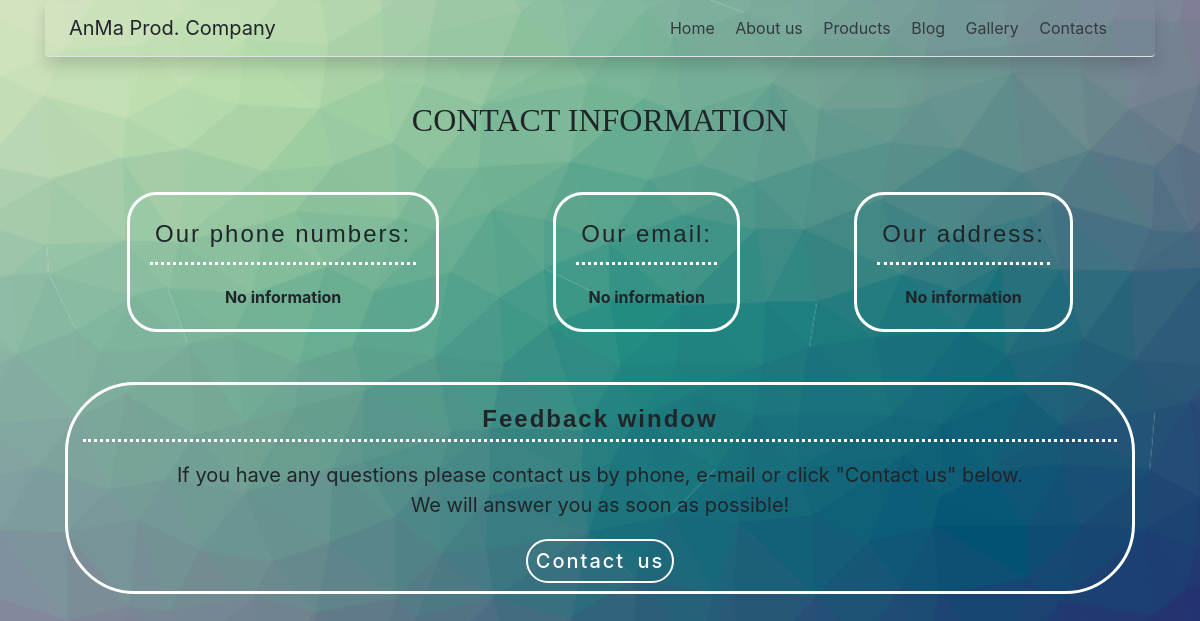
The page /contacts/ on the database as committed earlier.
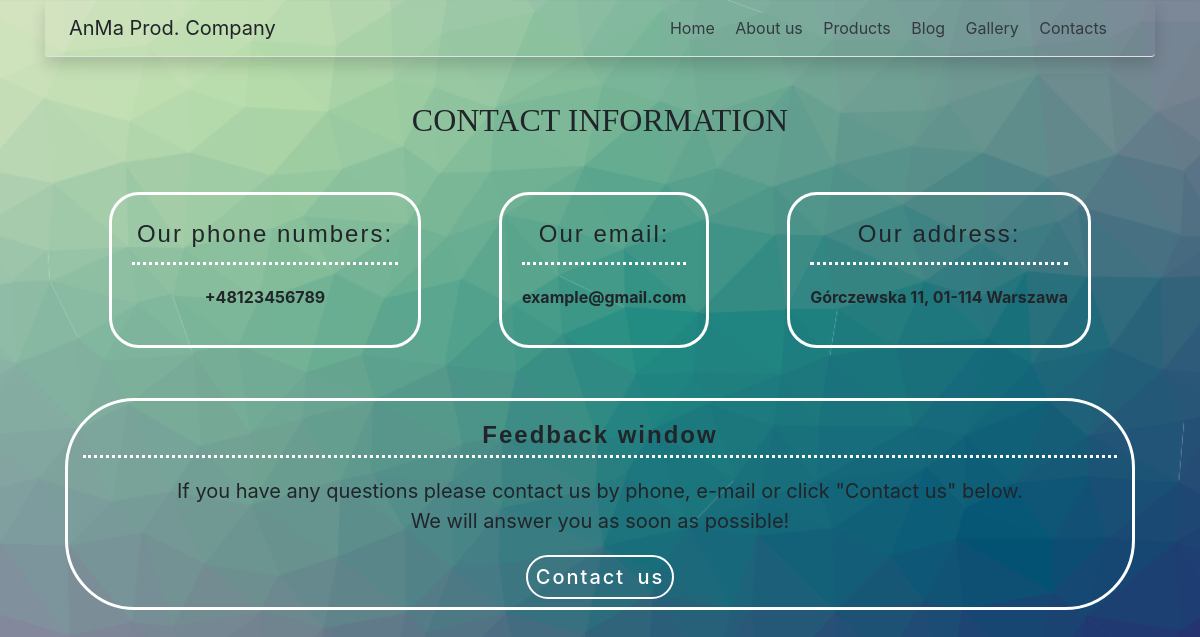
The same page on the database as committed later.
### contacts/models.py (models this page shows, shortened)
class Phone(models.Model):
	phone = models.CharField('telephon', max_length=15)
	class Meta:
		verbose_name = 'Телефон'
		verbose_name_plural = 'Телефоны'

class Mail(models.Model):
	mail = models.CharField('mail', max_length=30)
	class Meta:
		verbose_name = 'Мейл'
		verbose_name_plural = 'Мейлы'

class Address(models.Model):
	address = models.CharField('address', max_length=100)
	class Meta:
		verbose_name = 'Адресс'
		verbose_name_plural = 'Адресса'

### contacts/views.py (the view)
# urls.py: path('', views.search, name='contacts-search'),
def search(request):
	tel = Phone.objects.all()
	email = Mail.objects.all()
	adrs = Address.objects.all()
	return render(request, 'contacts/contacts.html', {'tel':tel, 'email':email, 'adrs':adrs})

### contacts/templates/contacts/contacts.html (shortened to what this page needs)
{% extends 'base.html' %}
{% load static %}
{% block content %}
  <div class='contacts-main'><h2>Contact Information</h2></div>
  <div class='contacts'>
    <div class='contacts-body'>
      <div class='contacts-header'><h4>Our phone numbers:</h4></div>
      <div class='contacts-info'>
          {% if tel %}
            {% for a in tel %}
              <p>{{a.phone}}<br></p>
            {% endfor %}
          {% else %}
            No information
          {% endif %}
      </div>
    </div>
    <div class='contacts-body'>
      <div class='contacts-header'><h4>Our email:</h4></div>
      <div class='contacts-info'>
          {% if email %}
            {% for a in email %}
              <p>{{a.mail}}<br></p>
            {% endfor %}
          {% else %}
            No information
          {% endif %}
      </div>
    </div>
    <div class='contacts-body'>
      <div class='contacts-header'><h4>Our address:</h4></div>
      <div class='contacts-info'>
          {% if adrs %}
            {% for a in adrs %}
              <p>{{a.address}}</p>
            {% endfor %}
          {% else %}
            No information
          {% endif %}
      </div>
    </div>
  </div>
  <div class="feedback">
    <h4 class="feedback-header">Feedback window</h4>
    <p class="feedback-body">If you have any questions please contact us by phone, e-mail or click "Contact us" below. <br> We will answer you as soon as possible!</p>
    <a href="#" class="feedback-btn">Contact us</a>
  </div>
{% endblock %}

### main/templates/base.html (shortened to what this page needs)
<!DOCTYPE html>
{% load static %}
<html lang="en">
<head>
    <link rel="stylesheet" href="https://stackpath.bootstrapcdn.com/bootstrap/4.5.2/css/bootstrap.min.css">
	<link rel="stylesheet" href="{% static 'css/styles.css' %}">
</head>
<body>
<div class="container">
    <div class='d-flex flex-column flex-md-row align-items-center p-3 px-md-4 mb-3 bg-LightSkyBlue border-bottom shadow p-3 mb-4 rounded'>
      <h5 class='my-0 mr-md-auto font-weight-normal'>
        AnMa Prod. Company
      </h5>
      <nav class='my-2 my-md-0 mr-md-3'>
        <a class='p-2 text-dark' href="/">Home</a>
        <a class='p-2 text-dark' href="/info">About us</a>
        <a class='p-2 text-dark' href="/services">Products</a>
        <a class='p-2 text-dark' href="/blog">Blog</a>
        <a class='p-2 text-dark' href="/gallery">Gallery</a>
        <a class='p-2 text-dark' href="/contacts">Contacts</a>
      </nav>
    </div>
    {% block content %}{% endblock %}
</div>
</body>
</html>

### static/css/styles.css (style rules this page uses)
body { background-image: url('/static/img/fon.png'); background-size: cover; }
@media (min-width: 576px) { .container, .container-sm { max-width: 540px; } }
@media (min-width: 768px) { .container, .container-sm, .container-md { max-width: 720px; } }
@media (min-width: 992px) { .container, .container-sm, .container-md, .container-lg { max-width: 960px; } }
@media (min-width: 1200px) { .container, .container-sm, .container-md, .container-lg, .container-xl { max-width: 1140px; } }
.contacts-main { margin: 10px; padding: 20px; font-family: serif; text-align: center; text-transform: uppercase; }
.contacts { display: flex; justify-content: space-around; margin: 15px; padding: 10px; }
.contacts-body { padding: 20px; border-style: solid; border-radius: 30px; border-color: white; }
.contacts-header { font-family: sans-serif; text-align: center; letter-spacing: 2px; padding: 5px; border-bottom: dotted white; }
.contacts-info { text-align: center; font-weight: bold; padding-top: 20px; }
.feedback { margin: 40px 20px; padding: 15px; border: 3px solid white; border-radius: 70px; text-align: center; }
.feedback-header { padding: 5px; font-family: sans-serif; font-weight: bold; letter-spacing: 2px; border-bottom: dotted white; }
.feedback-body { padding: 10px; font-size: 20px; }
.feedback-btn { color: white; font-size: 20px; letter-spacing: 2px; word-spacing: 5px; font-weight: 500; padding: 8px; border: 2px solid; border-radius: 50px; cursor: pointer; transition: 1.5s; }

Rows that differ between the two databases and show on the page:
added Phone: phone "+48123456789"
added Mail: mail "example@gmail.com"
added Address: address "Górczewska 11, 01-114 Warszawa"
Other text that changed with them:
text no longer shown: "No information No information No information"
